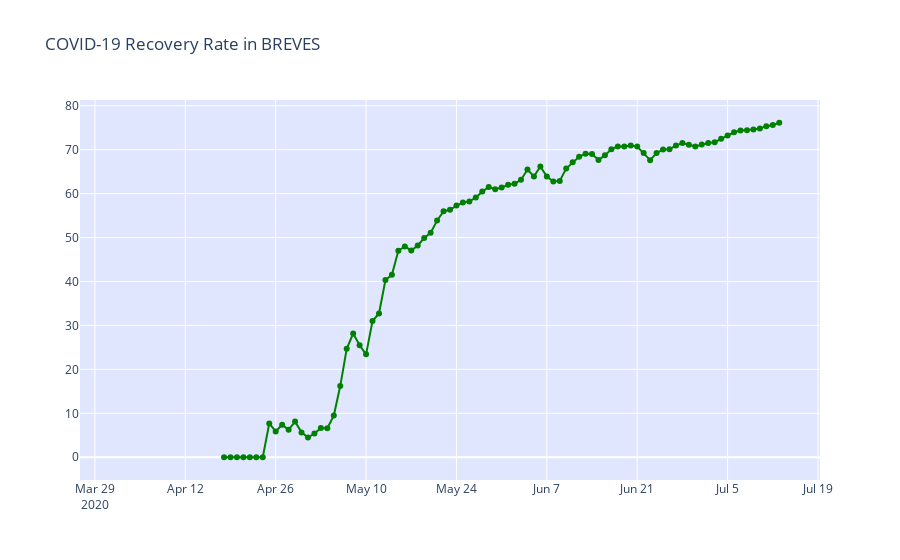

Write notebook code for a chart like this one.
### Code cell
#Recovery Rate
carona_data = df_breves.groupby(['Date'])['Confirmed','Active Cases','Recovered'].sum().reset_index().sort_values('Date',ascending=False)
carona_data['Recovery Rate'] = ((carona_data['Recovered']/carona_data['Confirmed'])*100)

fig = go.Figure()
fig.add_trace(go.Scatter(x=carona_data['Date'], y=carona_data['Recovery Rate'],
                    mode='lines+markers',name='Cases',marker_color='green'))
fig.update_layout(title_text='COVID-19 Recovery Rate in BREVES',plot_bgcolor='rgb(225,230,255)')
fig.show()
